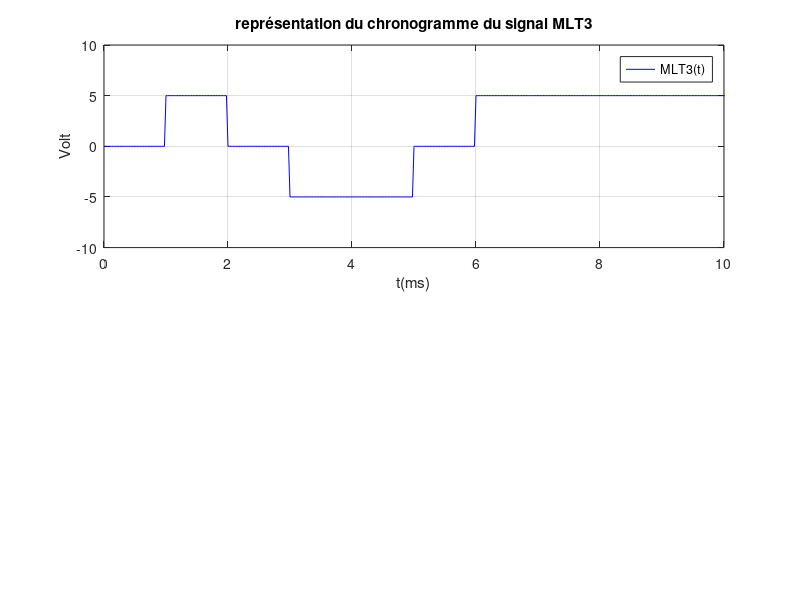

Recreate this plot in MATLAB. (Note: this script raises an error after producing the figure.)
%% 
clear;
clc;
close;
%% Définition des variables
D=1000;          %débit en bits/s
Nech_bit=40;    % nombre d'échantillons par symbole; doit être pair.
fe=D*Nech_bit;  %fréquence d'échantillonnage.

Te=1/fe;  % période d'échantillonnage
Tb=1/D;   % durée d'un bit

data=[0 1 1 1 0 1 1 0 0 0 0 0 0 0  1 0 ];  %séquence utilisateur de 10 bits
alea=randi([0 1],1,10000);
data=[data alea];  %ajoute 10000 bits aléatoires
                                         %après la séquence utilisateur

Nb=size(data,2);          %Nb de bits à transmettre
Nech=Nech_bit*Nb;        %nombre total d'échantillons                   
Tmax=Nb*Tb;               %durée de la trame

t=0:Te:Tmax-Te;           %vecteur temps constitué de Ns*Nb échantilllons   


%% Création du signal MLT3
signal_MLT3=[];             %initialisation du signal codé en MLT3
symbole_POS=5*ones(1,Nech_bit); % Dans le cas ou on a un bit de '1' on a une amplitude de 5V, on envoit donc une suite de 1 (ones)
symbole_NEG=-5*ones(1,Nech_bit); % Dans le cas ou on a un bit de '0' on a une amplitude de -5V, on envoit donc une suite de 1 (ones)
symbole_null=zeros(1,Nech_bit);
symbole_same=ones(1,Nech_bit);

state=true;
pos=0;
for n=1:Nb      %codage des différents bits
     if (data(n)==1 && state==true && pos==0)
        signal_MLT3=[signal_MLT3 symbole_POS];
        state=false;
        pos=1;
     elseif (data(n)==1 && state==false && pos==1)
        signal_MLT3=[signal_MLT3 symbole_null];
        state=false;
        pos=0;
     elseif (data(n)==1 && state==false && pos==0)
        signal_MLT3=[signal_MLT3 symbole_NEG];
        state=true;
        pos=-1;
     elseif (data(n)==1 && state==true && pos==-1)
        signal_MLT3=[signal_MLT3 symbole_null];
        state=true;
        pos=0;   
     else
         signal_MLT3=[signal_MLT3 symbole_same*pos*5];
         state=state;
     end
    
end   


%% Affichage du chronogramme du signal MLT3
subplot(2,1,1)
plot(t*1000,signal_MLT3,"b"); %t en ms
title('représentation du chronogramme du signal MLT3')
xlabel('t(ms)')
ylabel('Volt')
legend('MLT3(t)')
axis([0 1000*10/D -10 10])  %affichage de 10 symboles
grid on

%% Calcul puis affichage du spectre su signal MLT3 
[X f]=spectre(signal_MLT3,fe,Nech);
subplot(2,1,2);
plot(f,X,"b");
title('Spectre en amplitude du signal codé en MLT3')
xlabel('f(Hz)')
ylabel('dBV')
legend('|MLT3(f)|')
axis([0 4*D -60 0])  %affichage entre 0 et 2*D (Hz)
grid on

